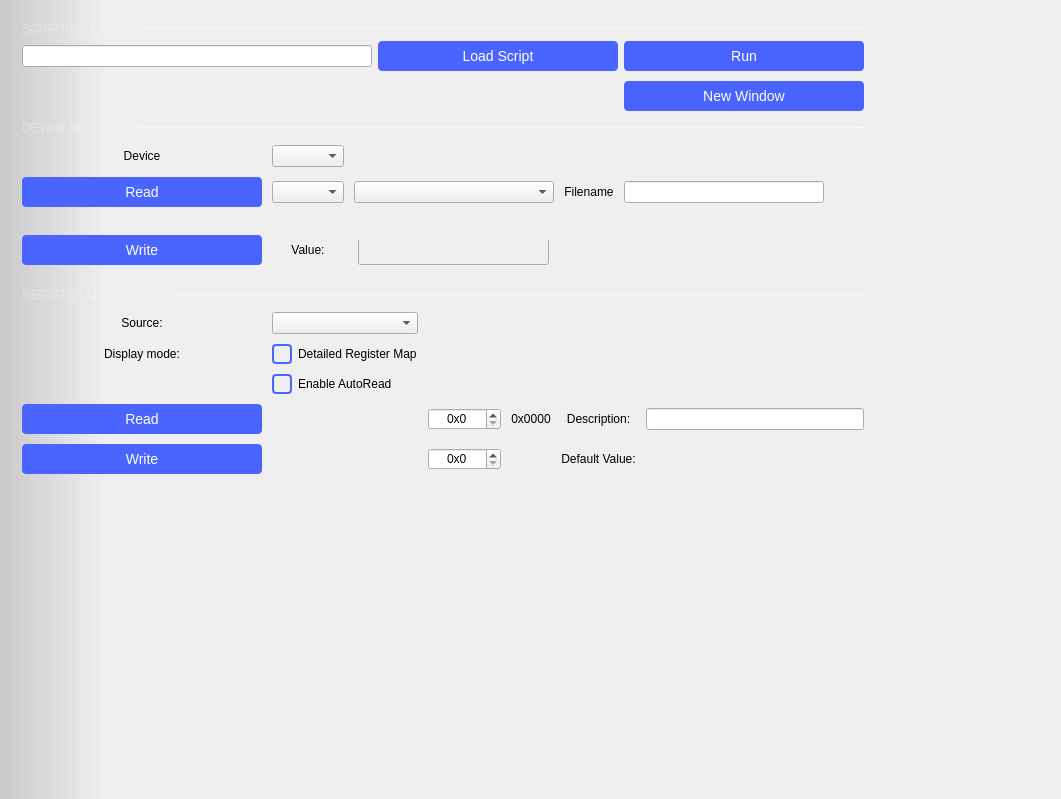
<?xml version="1.0" encoding="UTF-8"?>
<ui version="4.0">
 <class>Debugger</class>
 <widget class="QWidget" name="Debugger">
  <property name="enabled">
   <bool>true</bool>
  </property>
  <property name="geometry">
   <rect>
    <x>0</x>
    <y>0</y>
    <width>1061</width>
    <height>799</height>
   </rect>
  </property>
  <property name="sizePolicy">
   <sizepolicy hsizetype="MinimumExpanding" vsizetype="Fixed">
    <horstretch>0</horstretch>
    <verstretch>0</verstretch>
   </sizepolicy>
  </property>
  <property name="minimumSize">
   <size>
    <width>0</width>
    <height>0</height>
   </size>
  </property>
  <property name="windowTitle">
   <string>MainWindow</string>
  </property>
  <property name="windowOpacity">
   <double>1.000000000000000</double>
  </property>
  <property name="styleSheet">
   <string notr="true">QWidget#dragContainer{
background-color: qlineargradient(spread:pad, x1:0, y1:0, x2:0.1, y2:0, stop:0 rgba(0, 0, 0, 40), stop:1 transparent);
}

QPushButton
{
  width: 175px;
  height: 30px;
  min-height: 30px;
  max-height: 30px;
  min-width: 240px;
  max-width: 240px;

  background-color: #4a64ff;
  border-radius: 4px;

  font-size: 14px;
  font-weight: normal;
  font-style: normal;
  text-align: center;
  color: #ffffff;

}

QPushButton:hover
{
	 background-color: #4a34ff;
}

QCheckBox::indicator {
  border: 2px solid rgb(74, 100, 255);
  border-radius: 4px;
  width: 16px;
  height: 16px;
  subcontrol-position: left;
}

QCheckBox::indicator:checked {
  background-color: rgb(74, 100, 255);
}

QCheckBox{
text-align: center;

}

QLabel {
background-color: transparent;
}

QScrollBar:horizontal {
  background: #262628;
}

QScrollBar::handle:horizontal {
  background: #4a4a4b;
  border: 0;
  border-radius: 3px;
}

QScrollBar::add-page:horizontal, QScrollBar::sub-page:horizontal {
    background: none;
}

QScrollBar::add-line:horizontal, QScrollBar::sub-line:horizontal {
  border: none;
  background: none;
}

</string>
  </property>
  <layout class="QHBoxLayout" name="horizontalLayout_2">
   <property name="spacing">
    <number>0</number>
   </property>
   <property name="sizeConstraint">
    <enum>QLayout::SetDefaultConstraint</enum>
   </property>
   <property name="leftMargin">
    <number>0</number>
   </property>
   <property name="topMargin">
    <number>0</number>
   </property>
   <property name="rightMargin">
    <number>0</number>
   </property>
   <property name="bottomMargin">
    <number>0</number>
   </property>
   <item>
    <widget class="adiscope::DetachDragZone" name="dragContainer" native="true">
     <layout class="QHBoxLayout" name="horizontalLayout_10">
      <property name="spacing">
       <number>0</number>
      </property>
      <property name="bottomMargin">
       <number>0</number>
      </property>
      <item>
       <widget class="QWidget" name="container" native="true">
        <property name="sizePolicy">
         <sizepolicy hsizetype="Preferred" vsizetype="Preferred">
          <horstretch>0</horstretch>
          <verstretch>0</verstretch>
         </sizepolicy>
        </property>
        <property name="styleSheet">
         <string notr="true"/>
        </property>
        <layout class="QVBoxLayout" name="verticalLayout_7">
         <property name="spacing">
          <number>0</number>
         </property>
         <property name="rightMargin">
          <number>9</number>
         </property>
         <item>
          <layout class="QHBoxLayout" name="horizontalLayout_4">
           <property name="spacing">
            <number>0</number>
           </property>
           <property name="topMargin">
            <number>0</number>
           </property>
           <item>
            <widget class="QLabel" name="label_2">
             <property name="sizePolicy">
              <sizepolicy hsizetype="Fixed" vsizetype="Fixed">
               <horstretch>0</horstretch>
               <verstretch>0</verstretch>
              </sizepolicy>
             </property>
             <property name="styleSheet">
              <string notr="true">QLabel {
		font-size: 12px;
		color: rgba(255, 255, 255, 70);
	}</string>
             </property>
             <property name="text">
              <string>SCRIPTING ENGINE</string>
             </property>
            </widget>
           </item>
           <item>
            <widget class="Line" name="line_2">
             <property name="minimumSize">
              <size>
               <width>0</width>
               <height>1</height>
              </size>
             </property>
             <property name="maximumSize">
              <size>
               <width>16777215</width>
               <height>1</height>
              </size>
             </property>
             <property name="styleSheet">
              <string notr="true">border: 1px solid rgba(255, 255, 255, 70);</string>
             </property>
             <property name="orientation">
              <enum>Qt::Horizontal</enum>
             </property>
            </widget>
           </item>
          </layout>
         </item>
         <item>
          <widget class="QWidget" name="javascriptWidget" native="true">
           <property name="sizePolicy">
            <sizepolicy hsizetype="Preferred" vsizetype="Preferred">
             <horstretch>0</horstretch>
             <verstretch>0</verstretch>
            </sizepolicy>
           </property>
           <layout class="QHBoxLayout" name="horizontalLayout">
            <property name="leftMargin">
             <number>0</number>
            </property>
            <property name="topMargin">
             <number>5</number>
            </property>
            <property name="rightMargin">
             <number>0</number>
            </property>
            <property name="bottomMargin">
             <number>0</number>
            </property>
            <item>
             <widget class="QLineEdit" name="scriptLocation">
              <property name="text">
               <string extracomment="location to javascript file"/>
              </property>
             </widget>
            </item>
            <item>
             <widget class="QPushButton" name="loadButton">
              <property name="text">
               <string>Load Script</string>
              </property>
             </widget>
            </item>
            <item>
             <widget class="QPushButton" name="runButton">
              <property name="styleSheet">
               <string notr="true"/>
              </property>
              <property name="text">
               <string>Run</string>
              </property>
             </widget>
            </item>
           </layout>
          </widget>
         </item>
         <item>
          <widget class="QWidget" name="DebugWidget_Top" native="true">
           <property name="sizePolicy">
            <sizepolicy hsizetype="Preferred" vsizetype="Preferred">
             <horstretch>0</horstretch>
             <verstretch>0</verstretch>
            </sizepolicy>
           </property>
           <property name="minimumSize">
            <size>
             <width>0</width>
             <height>0</height>
            </size>
           </property>
           <property name="styleSheet">
            <string notr="true"/>
           </property>
           <layout class="QVBoxLayout" name="verticalLayout">
            <property name="spacing">
             <number>0</number>
            </property>
            <property name="sizeConstraint">
             <enum>QLayout::SetDefaultConstraint</enum>
            </property>
            <property name="leftMargin">
             <number>0</number>
            </property>
            <property name="topMargin">
             <number>0</number>
            </property>
            <property name="rightMargin">
             <number>0</number>
            </property>
            <property name="bottomMargin">
             <number>0</number>
            </property>
            <item>
             <layout class="QGridLayout" name="gridLayout_7">
              <property name="sizeConstraint">
               <enum>QLayout::SetDefaultConstraint</enum>
              </property>
              <property name="topMargin">
               <number>10</number>
              </property>
              <property name="bottomMargin">
               <number>10</number>
              </property>
              <property name="spacing">
               <number>10</number>
              </property>
              <item row="3" column="3">
               <widget class="QLabel" name="FilenameLabel">
                <property name="sizePolicy">
                 <sizepolicy hsizetype="Preferred" vsizetype="Fixed">
                  <horstretch>0</horstretch>
                  <verstretch>0</verstretch>
                 </sizepolicy>
                </property>
                <property name="styleSheet">
                 <string notr="true"/>
                </property>
                <property name="text">
                 <string>Filename</string>
                </property>
                <property name="alignment">
                 <set>Qt::AlignCenter</set>
                </property>
               </widget>
              </item>
              <item row="3" column="1">
               <widget class="QComboBox" name="ChannelComboBox"/>
              </item>
              <item row="5" column="2">
               <widget class="QStackedWidget" name="valueStackedWidget">
                <property name="enabled">
                 <bool>false</bool>
                </property>
                <property name="sizePolicy">
                 <sizepolicy hsizetype="Expanding" vsizetype="Expanding">
                  <horstretch>0</horstretch>
                  <verstretch>0</verstretch>
                 </sizepolicy>
                </property>
                <property name="minimumSize">
                 <size>
                  <width>200</width>
                  <height>35</height>
                 </size>
                </property>
                <property name="maximumSize">
                 <size>
                  <width>100</width>
                  <height>20</height>
                 </size>
                </property>
                <property name="currentIndex">
                 <number>0</number>
                </property>
                <widget class="QWidget" name="page_0">
                 <property name="sizePolicy">
                  <sizepolicy hsizetype="Expanding" vsizetype="Expanding">
                   <horstretch>0</horstretch>
                   <verstretch>0</verstretch>
                  </sizepolicy>
                 </property>
                 <widget class="QLineEdit" name="valueLineEdit">
                  <property name="geometry">
                   <rect>
                    <x>4</x>
                    <y>-6</y>
                    <width>191</width>
                    <height>31</height>
                   </rect>
                  </property>
                 </widget>
                </widget>
                <widget class="QWidget" name="page_1">
                 <property name="sizePolicy">
                  <sizepolicy hsizetype="Expanding" vsizetype="Expanding">
                   <horstretch>0</horstretch>
                   <verstretch>0</verstretch>
                  </sizepolicy>
                 </property>
                 <widget class="QComboBox" name="valueComboBox">
                  <property name="geometry">
                   <rect>
                    <x>-2</x>
                    <y>-6</y>
                    <width>201</width>
                    <height>30</height>
                   </rect>
                  </property>
                 </widget>
                </widget>
               </widget>
              </item>
              <item row="3" column="2">
               <widget class="QComboBox" name="AttributeComboBox">
                <property name="styleSheet">
                 <string notr="true"/>
                </property>
               </widget>
              </item>
              <item row="3" column="0">
               <widget class="QPushButton" name="ReadButton">
                <property name="sizePolicy">
                 <sizepolicy hsizetype="Minimum" vsizetype="Fixed">
                  <horstretch>0</horstretch>
                  <verstretch>0</verstretch>
                 </sizepolicy>
                </property>
                <property name="text">
                 <string>Read</string>
                </property>
               </widget>
              </item>
              <item row="2" column="0">
               <widget class="QLabel" name="DeviceLabel">
                <property name="sizePolicy">
                 <sizepolicy hsizetype="Preferred" vsizetype="Fixed">
                  <horstretch>0</horstretch>
                  <verstretch>0</verstretch>
                 </sizepolicy>
                </property>
                <property name="styleSheet">
                 <string notr="true"/>
                </property>
                <property name="text">
                 <string>Device</string>
                </property>
                <property name="alignment">
                 <set>Qt::AlignCenter</set>
                </property>
               </widget>
              </item>
              <item row="0" column="4">
               <widget class="QPushButton" name="newWindowButton">
                <property name="text">
                 <string>New Window</string>
                </property>
               </widget>
              </item>
              <item row="5" column="0">
               <widget class="QPushButton" name="WriteButton">
                <property name="text">
                 <string>Write</string>
                </property>
               </widget>
              </item>
              <item row="2" column="1">
               <widget class="QComboBox" name="DevicecomboBox"/>
              </item>
              <item row="3" column="4">
               <widget class="QLineEdit" name="filenameLineEdit">
                <property name="sizePolicy">
                 <sizepolicy hsizetype="Expanding" vsizetype="Fixed">
                  <horstretch>0</horstretch>
                  <verstretch>0</verstretch>
                 </sizepolicy>
                </property>
                <property name="minimumSize">
                 <size>
                  <width>0</width>
                  <height>0</height>
                 </size>
                </property>
                <property name="maximumSize">
                 <size>
                  <width>200</width>
                  <height>16777215</height>
                 </size>
                </property>
                <property name="styleSheet">
                 <string notr="true"/>
                </property>
                <property name="readOnly">
                 <bool>true</bool>
                </property>
               </widget>
              </item>
              <item row="5" column="1">
               <widget class="QLabel" name="ValueLabel">
                <property name="sizePolicy">
                 <sizepolicy hsizetype="Preferred" vsizetype="Fixed">
                  <horstretch>0</horstretch>
                  <verstretch>0</verstretch>
                 </sizepolicy>
                </property>
                <property name="layoutDirection">
                 <enum>Qt::LeftToRight</enum>
                </property>
                <property name="text">
                 <string>Value:</string>
                </property>
                <property name="alignment">
                 <set>Qt::AlignCenter</set>
                </property>
               </widget>
              </item>
              <item row="4" column="1">
               <spacer name="verticalSpacer_2">
                <property name="orientation">
                 <enum>Qt::Vertical</enum>
                </property>
                <property name="sizeType">
                 <enum>QSizePolicy::Fixed</enum>
                </property>
                <property name="sizeHint" stdset="0">
                 <size>
                  <width>20</width>
                  <height>16</height>
                 </size>
                </property>
               </spacer>
              </item>
              <item row="1" column="0" colspan="5">
               <layout class="QHBoxLayout" name="horizontalLayout_5">
                <property name="spacing">
                 <number>0</number>
                </property>
                <item>
                 <widget class="QLabel" name="DeviceSelectionLabel">
                  <property name="sizePolicy">
                   <sizepolicy hsizetype="Fixed" vsizetype="Fixed">
                    <horstretch>0</horstretch>
                    <verstretch>0</verstretch>
                   </sizepolicy>
                  </property>
                  <property name="styleSheet">
                   <string notr="true">QLabel {
		font-size: 12px;
		color: rgba(255, 255, 255, 70);
	}</string>
                  </property>
                  <property name="text">
                   <string>DEVICE SELECTION</string>
                  </property>
                  <property name="alignment">
                   <set>Qt::AlignCenter</set>
                  </property>
                 </widget>
                </item>
                <item>
                 <widget class="Line" name="line_3">
                  <property name="minimumSize">
                   <size>
                    <width>0</width>
                    <height>1</height>
                   </size>
                  </property>
                  <property name="maximumSize">
                   <size>
                    <width>16777215</width>
                    <height>1</height>
                   </size>
                  </property>
                  <property name="styleSheet">
                   <string notr="true">border: 1px solid rgba(255, 255, 255, 70);</string>
                  </property>
                  <property name="orientation">
                   <enum>Qt::Horizontal</enum>
                  </property>
                 </widget>
                </item>
               </layout>
              </item>
             </layout>
            </item>
           </layout>
          </widget>
         </item>
         <item>
          <widget class="QWidget" name="DebugWidget_Bottom" native="true">
           <property name="minimumSize">
            <size>
             <width>0</width>
             <height>0</height>
            </size>
           </property>
           <property name="styleSheet">
            <string notr="true"/>
           </property>
           <layout class="QVBoxLayout" name="verticalLayout_8">
            <property name="spacing">
             <number>0</number>
            </property>
            <property name="sizeConstraint">
             <enum>QLayout::SetDefaultConstraint</enum>
            </property>
            <property name="leftMargin">
             <number>0</number>
            </property>
            <property name="topMargin">
             <number>0</number>
            </property>
            <property name="rightMargin">
             <number>0</number>
            </property>
            <property name="bottomMargin">
             <number>0</number>
            </property>
            <item>
             <layout class="QGridLayout" name="gridLayout_8">
              <property name="sizeConstraint">
               <enum>QLayout::SetDefaultConstraint</enum>
              </property>
              <property name="topMargin">
               <number>10</number>
              </property>
              <property name="bottomMargin">
               <number>10</number>
              </property>
              <property name="spacing">
               <number>10</number>
              </property>
              <item row="2" column="1">
               <widget class="QCheckBox" name="detailedRegMapCheckBox">
                <property name="text">
                 <string>Detailed Register Map</string>
                </property>
               </widget>
              </item>
              <item row="5" column="1">
               <widget class="QLabel" name="addressLabel">
                <property name="sizePolicy">
                 <sizepolicy hsizetype="Preferred" vsizetype="Fixed">
                  <horstretch>0</horstretch>
                  <verstretch>0</verstretch>
                 </sizepolicy>
                </property>
                <property name="styleSheet">
                 <string notr="true">color: rgb(238, 238, 236);</string>
                </property>
                <property name="text">
                 <string>Address:</string>
                </property>
                <property name="alignment">
                 <set>Qt::AlignCenter</set>
                </property>
               </widget>
              </item>
              <item row="5" column="3">
               <widget class="QLabel" name="addressHexLabel">
                <property name="sizePolicy">
                 <sizepolicy hsizetype="Preferred" vsizetype="Fixed">
                  <horstretch>0</horstretch>
                  <verstretch>0</verstretch>
                 </sizepolicy>
                </property>
                <property name="text">
                 <string>0x0000</string>
                </property>
                <property name="alignment">
                 <set>Qt::AlignCenter</set>
                </property>
               </widget>
              </item>
              <item row="1" column="1">
               <widget class="QComboBox" name="sourceComboBox"/>
              </item>
              <item row="2" column="0">
               <widget class="QLabel" name="displayModeLabel">
                <property name="sizePolicy">
                 <sizepolicy hsizetype="Preferred" vsizetype="Fixed">
                  <horstretch>0</horstretch>
                  <verstretch>0</verstretch>
                 </sizepolicy>
                </property>
                <property name="text">
                 <string>Display mode:</string>
                </property>
                <property name="alignment">
                 <set>Qt::AlignCenter</set>
                </property>
               </widget>
              </item>
              <item row="6" column="3">
               <widget class="QLabel" name="valueHexLabel">
                <property name="sizePolicy">
                 <sizepolicy hsizetype="Preferred" vsizetype="Fixed">
                  <horstretch>0</horstretch>
                  <verstretch>0</verstretch>
                 </sizepolicy>
                </property>
                <property name="text">
                 <string>&lt;value&gt;</string>
                </property>
                <property name="alignment">
                 <set>Qt::AlignCenter</set>
                </property>
               </widget>
              </item>
              <item row="5" column="2">
               <widget class="QSpinBox" name="addressSpinBox">
                <property name="alignment">
                 <set>Qt::AlignCenter</set>
                </property>
                <property name="prefix">
                 <string>0x</string>
                </property>
                <property name="maximum">
                 <number>65535</number>
                </property>
                <property name="value">
                 <number>0</number>
                </property>
                <property name="displayIntegerBase">
                 <number>16</number>
                </property>
               </widget>
              </item>
              <item row="5" column="0">
               <widget class="QPushButton" name="readRegPushButton">
                <property name="text">
                 <string>Read</string>
                </property>
               </widget>
              </item>
              <item row="5" column="4">
               <widget class="QLabel" name="descriptionLabel">
                <property name="sizePolicy">
                 <sizepolicy hsizetype="Preferred" vsizetype="Fixed">
                  <horstretch>0</horstretch>
                  <verstretch>0</verstretch>
                 </sizepolicy>
                </property>
                <property name="text">
                 <string>Description:</string>
                </property>
                <property name="alignment">
                 <set>Qt::AlignCenter</set>
                </property>
               </widget>
              </item>
              <item row="6" column="4">
               <widget class="QLabel" name="defaultValueLabel">
                <property name="sizePolicy">
                 <sizepolicy hsizetype="Preferred" vsizetype="Fixed">
                  <horstretch>0</horstretch>
                  <verstretch>0</verstretch>
                 </sizepolicy>
                </property>
                <property name="text">
                 <string>Default Value:</string>
                </property>
                <property name="alignment">
                 <set>Qt::AlignCenter</set>
                </property>
               </widget>
              </item>
              <item row="6" column="2">
               <widget class="QSpinBox" name="valueSpinBox">
                <property name="alignment">
                 <set>Qt::AlignCenter</set>
                </property>
                <property name="prefix">
                 <string>0x</string>
                </property>
                <property name="maximum">
                 <number>429496729</number>
                </property>
                <property name="displayIntegerBase">
                 <number>16</number>
                </property>
               </widget>
              </item>
              <item row="6" column="0">
               <widget class="QPushButton" name="writeRegPushButton">
                <property name="text">
                 <string>Write</string>
                </property>
               </widget>
              </item>
              <item row="6" column="1">
               <widget class="QLabel" name="label">
                <property name="sizePolicy">
                 <sizepolicy hsizetype="Preferred" vsizetype="Fixed">
                  <horstretch>0</horstretch>
                  <verstretch>0</verstretch>
                 </sizepolicy>
                </property>
                <property name="styleSheet">
                 <string notr="true">color: rgb(238, 238, 236);</string>
                </property>
                <property name="text">
                 <string>Value:</string>
                </property>
                <property name="alignment">
                 <set>Qt::AlignCenter</set>
                </property>
               </widget>
              </item>
              <item row="1" column="0">
               <widget class="QLabel" name="sourceLabel">
                <property name="sizePolicy">
                 <sizepolicy hsizetype="Preferred" vsizetype="Fixed">
                  <horstretch>0</horstretch>
                  <verstretch>0</verstretch>
                 </sizepolicy>
                </property>
                <property name="text">
                 <string>Source:</string>
                </property>
                <property name="alignment">
                 <set>Qt::AlignCenter</set>
                </property>
               </widget>
              </item>
              <item row="5" column="5">
               <widget class="QLineEdit" name="descriptionLineEdit">
                <property name="minimumSize">
                 <size>
                  <width>0</width>
                  <height>0</height>
                 </size>
                </property>
                <property name="readOnly">
                 <bool>true</bool>
                </property>
               </widget>
              </item>
              <item row="3" column="1">
               <widget class="QCheckBox" name="enableAutoReadCheckBox">
                <property name="minimumSize">
                 <size>
                  <width>0</width>
                  <height>0</height>
                 </size>
                </property>
                <property name="layoutDirection">
                 <enum>Qt::LeftToRight</enum>
                </property>
                <property name="text">
                 <string>Enable AutoRead</string>
                </property>
                <property name="checked">
                 <bool>false</bool>
                </property>
                <property name="tristate">
                 <bool>false</bool>
                </property>
               </widget>
              </item>
              <item row="0" column="0" colspan="6">
               <layout class="QHBoxLayout" name="horizontalLayout_3">
                <property name="spacing">
                 <number>0</number>
                </property>
                <property name="topMargin">
                 <number>0</number>
                </property>
                <item>
                 <widget class="QLabel" name="regMapSettingsLabel">
                  <property name="sizePolicy">
                   <sizepolicy hsizetype="Fixed" vsizetype="Fixed">
                    <horstretch>0</horstretch>
                    <verstretch>0</verstretch>
                   </sizepolicy>
                  </property>
                  <property name="styleSheet">
                   <string notr="true">QLabel {
		font-size: 12px;
		color: rgba(255, 255, 255, 70);
	}</string>
                  </property>
                  <property name="text">
                   <string>REGISTER MAP SETTINGS</string>
                  </property>
                  <property name="alignment">
                   <set>Qt::AlignCenter</set>
                  </property>
                 </widget>
                </item>
                <item>
                 <widget class="Line" name="line">
                  <property name="minimumSize">
                   <size>
                    <width>0</width>
                    <height>1</height>
                   </size>
                  </property>
                  <property name="maximumSize">
                   <size>
                    <width>16777212</width>
                    <height>1</height>
                   </size>
                  </property>
                  <property name="styleSheet">
                   <string notr="true">border: 1px solid rgba(255, 255, 255, 70);</string>
                  </property>
                  <property name="orientation">
                   <enum>Qt::Horizontal</enum>
                  </property>
                 </widget>
                </item>
               </layout>
              </item>
             </layout>
            </item>
           </layout>
          </widget>
         </item>
         <item>
          <widget class="QWidget" name="widget" native="true">
           <property name="sizePolicy">
            <sizepolicy hsizetype="Preferred" vsizetype="MinimumExpanding">
             <horstretch>0</horstretch>
             <verstretch>0</verstretch>
            </sizepolicy>
           </property>
           <property name="minimumSize">
            <size>
             <width>0</width>
             <height>170</height>
            </size>
           </property>
           <property name="styleSheet">
            <string notr="true"/>
           </property>
           <layout class="QHBoxLayout" name="horizontalLayout_9">
            <property name="spacing">
             <number>0</number>
            </property>
            <property name="sizeConstraint">
             <enum>QLayout::SetDefaultConstraint</enum>
            </property>
            <property name="leftMargin">
             <number>0</number>
            </property>
            <property name="topMargin">
             <number>0</number>
            </property>
            <property name="rightMargin">
             <number>0</number>
            </property>
            <property name="bottomMargin">
             <number>0</number>
            </property>
           </layout>
          </widget>
         </item>
         <item>
          <spacer name="verticalSpacer">
           <property name="orientation">
            <enum>Qt::Vertical</enum>
           </property>
           <property name="sizeType">
            <enum>QSizePolicy::MinimumExpanding</enum>
           </property>
           <property name="sizeHint" stdset="0">
            <size>
             <width>0</width>
             <height>5</height>
            </size>
           </property>
          </spacer>
         </item>
        </layout>
       </widget>
      </item>
      <item>
       <spacer name="horizontalSpacer">
        <property name="orientation">
         <enum>Qt::Horizontal</enum>
        </property>
        <property name="sizeHint" stdset="0">
         <size>
          <width>27</width>
          <height>20</height>
         </size>
        </property>
       </spacer>
      </item>
     </layout>
    </widget>
   </item>
  </layout>
 </widget>
 <layoutdefault spacing="6" margin="11"/>
 <customwidgets>
  <customwidget>
   <class>adiscope::DetachDragZone</class>
   <extends>QWidget</extends>
   <header>detachdragzone.h</header>
   <container>1</container>
  </customwidget>
 </customwidgets>
 <resources/>
 <connections/>
</ui>
